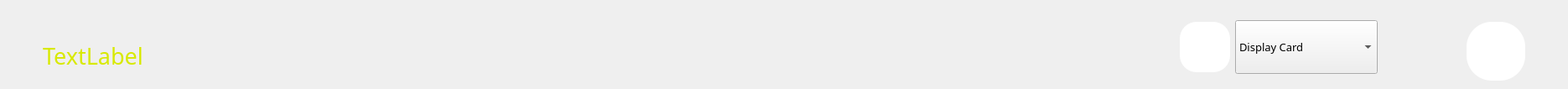
           <widget class="QFrame" name="top">
            <property name="maximumSize">
             <size>
              <width>16777215</width>
              <height>100</height>
             </size>
            </property>
            <layout class="QHBoxLayout" name="horizontalLayout">
             <property name="bottomMargin">
              <number>5</number>
             </property>
             <item>
              <spacer name="horizontalSpacer_6">
               <property name="orientation">
                <enum>Qt::Horizontal</enum>
               </property>
               <property name="sizeType">
                <enum>QSizePolicy::Fixed</enum>
               </property>
               <property name="sizeHint" stdset="0">
                <size>
                 <width>40</width>
                 <height>20</height>
                </size>
               </property>
              </spacer>
             </item>
             <item>
              <widget class="QLabel" name="welcome">
               <property name="minimumSize">
                <size>
                 <width>250</width>
                 <height>90</height>
                </size>
               </property>
               <property name="maximumSize">
                <size>
                 <width>300</width>
                 <height>70</height>
                </size>
               </property>
               <property name="font">
                <font>
                 <family>Meltix Regular Demo</family>
                 <pointsize>20</pointsize>
                </font>
               </property>
               <property name="styleSheet">
                <string notr="true">color: qlineargradient(spread:pad, x1:0.642741, y1:0.841, x2:0.341, y2:0.460682, stop:0 rgba(216, 233, 0, 255), stop:1 rgba(255, 44, 44, 255));</string>
               </property>
               <property name="text">
                <string>TextLabel</string>
               </property>
              </widget>
             </item>
             <item>
              <spacer name="horizontalSpacer">
               <property name="orientation">
                <enum>Qt::Horizontal</enum>
               </property>
               <property name="sizeType">
                <enum>QSizePolicy::Fixed</enum>
               </property>
               <property name="sizeHint" stdset="0">
                <size>
                 <width>1100</width>
                 <height>20</height>
                </size>
               </property>
              </spacer>
             </item>
             <item>
              <widget class="QPushButton" name="get_Display">
               <property name="minimumSize">
                <size>
                 <width>60</width>
                 <height>60</height>
                </size>
               </property>
               <property name="cursor">
                <cursorShape>PointingHandCursor</cursorShape>
               </property>
               <property name="styleSheet">
                <string notr="true">background-color: rgb(255, 255, 255);
  border-radius:20px;
  margin: 0;

</string>
               </property>
               <property name="text">
                <string/>
               </property>
              </widget>
             </item>
             <item>
              <widget class="QComboBox" name="CBcardDisplay">
               <property name="minimumSize">
                <size>
                 <width>170</width>
                 <height>64</height>
                </size>
               </property>
               <property name="font">
                <font>
                 <family>Meltix Regular Demo</family>
                 <pointsize>10</pointsize>
                </font>
               </property>
               <property name="cursor">
                <cursorShape>PointingHandCursor</cursorShape>
               </property>
               <item>
                <property name="text">
                 <string>Display Card</string>
                </property>
               </item>
              </widget>
             </item>
             <item>
              <spacer name="horizontalSpacer_4">
               <property name="orientation">
                <enum>Qt::Horizontal</enum>
               </property>
               <property name="sizeType">
                <enum>QSizePolicy::Fixed</enum>
               </property>
               <property name="sizeHint" stdset="0">
                <size>
                 <width>100</width>
                 <height>20</height>
                </size>
               </property>
              </spacer>
             </item>
             <item>
              <widget class="QPushButton" name="Exit">
               <property name="minimumSize">
                <size>
                 <width>70</width>
                 <height>70</height>
                </size>
               </property>
               <property name="maximumSize">
                <size>
                 <width>70</width>
                 <height>60</height>
                </size>
               </property>
               <property name="font">
                <font>
                 <family>Meltix Regular Demo</family>
                 <pointsize>10</pointsize>
                 <underline>false</underline>
                 <strikeout>false</strikeout>
                </font>
               </property>
               <property name="cursor">
                <cursorShape>PointingHandCursor</cursorShape>
               </property>
               <property name="styleSheet">
                <string notr="true">background-color: rgb(255, 255, 255);
  border-radius:30px;
  margin: 0;

</string>
               </property>
               <property name="text">
                <string/>
               </property>
              </widget>
             </item>
             <item>
              <spacer name="horizontalSpacer_5">
               <property name="orientation">
                <enum>Qt::Horizontal</enum>
               </property>
               <property name="sizeType">
                <enum>QSizePolicy::Fixed</enum>
               </property>
               <property name="sizeHint" stdset="0">
                <size>
                 <width>40</width>
                 <height>20</height>
                </size>
               </property>
              </spacer>
             </item>
            </layout>
           </widget>
